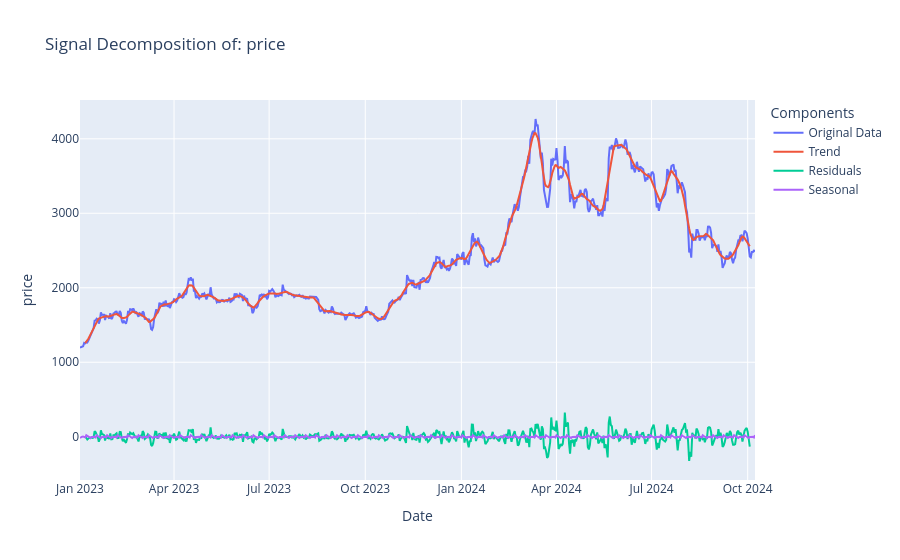

The code cell stored with this chart in its notebook:
### Markdown cell above
### 4.4.1. Futures' Price

### Code cell
price = signal_decomp(
    cleaned_futures.historical_data["price"], return_results=True
)

### Figure 1 — Plotly figure (JSON) as saved in the notebook; plotly's stock layout.template omitted (floating-point values rounded to 4 significant figures; data arrays with more than 128 entries replaced by an {"elided": "..."} marker saying what was removed)
{"data": [{"mode": "lines", "name": "Original Data", "type": "scatter", "x": {"elided": "647 str values"}, "y": {"elided": "647 float values"}}, {"mode": "lines", "name": "Trend", "type": "scatter", "x": {"elided": "647 str values"}, "y": {"elided": "647 float values"}}, {"mode": "lines", "name": "Residuals", "type": "scatter", "x": {"elided": "647 str values"}, "y": {"elided": "647 float values"}}, {"mode": "lines", "name": "Seasonal", "type": "scatter", "x": {"elided": "647 str values"}, "y": {"elided": "647 float values"}}], "layout": {"legend": {"title": {"text": "Components"}}, "showlegend": true, "title": {"text": "Signal Decomposition of: price"}, "xaxis": {"anchor": "y", "domain": [0, 1], "title": {"text": "Date"}}, "yaxis": {"anchor": "x", "domain": [0, 1], "title": {"text": "price"}}}}
